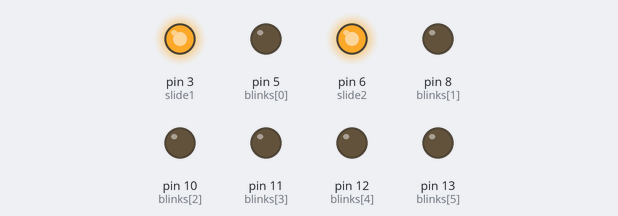
Recording of a sketch running on a simulated Arduino Uno, built with avr-gcc and run on an emulated ATmega328P. Parts: output pins drawn as LEDs (lit = HIGH). Random numbers use the default seed unless the sketch sets one; what the sketch prints to the serial monitor is not drawn.

Above: at 0.17 s.
At 1.13 s:
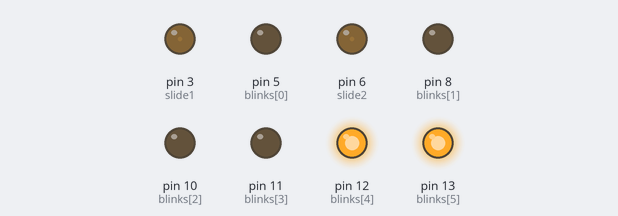
At 3.13 s:
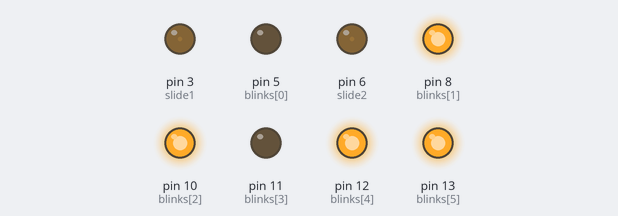
At 7.13 s:
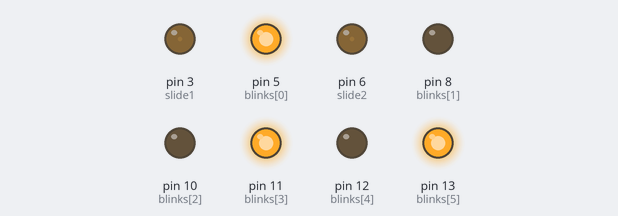
At 11.13 s:
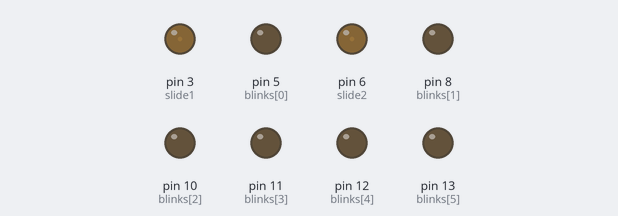
At 15.13 s:
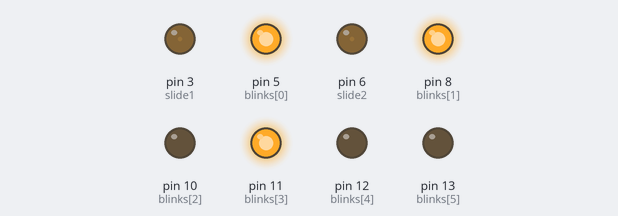
Timing chart, 0 to 15.6 s (numbered marks = the images above):
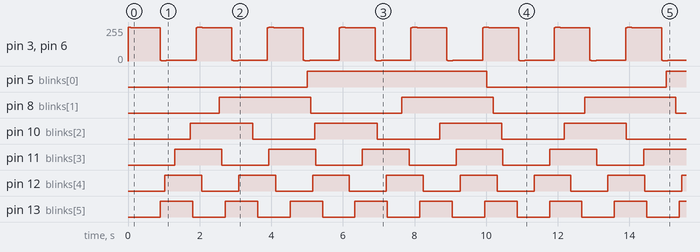

The sketch:

presentation.ino
```cpp
#include <CapacitiveSensor.h>

//State change button:
#define buttonPin A0 //pin
int buttonState = 0; //pin reading
int prevButtonState = 0;
//int mode = 1; // 1 = demo mode, 0 = sensor mode

//Sensors:
// CapacitiveSensor sensorA = CapacitiveSensor(4,2);  // 1M resistor between pins 4 & 2, pin 2 is sensor pin
// long measurementA = 0; //reading

//Sliding brightness LEDs, PWM duty cycles
#define slide1 3 //cluster 1
#define slide2 6 //cluster 2
  //Sensor Mode
  int duty1 = 0;
  //Demo mode
  int value;
  unsigned long time=0;
  int period = 2000;

//Static brightness BLINKING LEDs
int blinks[] = {5,8,10,11,12,13}; //Pins
int blinkClusters = 6; // Number of clusters (size of blinks[])
int blinkStates[] = {LOW,LOW,LOW,LOW,LOW,LOW}; //Cluster states
long blinkIntervals[] = {0,0,0,0,0,0}; //Cluster blink intervals

//Timer variables used to determine blink behaviour
unsigned long previousMillis[] = {0,0,0,0,0,0}; // internal timing for each cluster
unsigned long currentMillis = 0; //current time

void setup() {
 // pinMode(buttonPin, INPUT);
  Serial.begin(57600);

 //sliding LED pin modes
   pinMode(slide1, OUTPUT);
   pinMode(slide2, OUTPUT);
 //Blink pin modes
  for(int i=1; i< blinkClusters+1; i++){
     pinMode(blinks[i-1], OUTPUT);
     digitalWrite(blinks[i-1], LOW);
     blinkIntervals[i-1] = random(100) + 5000/i; // variating intervals within array of clusters
  }
}

void loop() {
  //DETERMINING MODE: DEMO OR SENSOR
  // buttonState = digitalRead(buttonPin);
  // if (buttonState == LOW && prevButtonState == HIGH) {
  //   mode++;
  // }
  // mode %= 2;
  // prevButtonState = buttonState;
  // //MODE ASSIGNMENT
  // switch (mode){
  //   case 0:
  //     demoMode();
  //     break;
  //   case 1:
  //     sensorMode();
  //     break;
  //   default: demoMode();
  //   break;
  // }
  // Serial.print(buttonState);
  demoMode();
}

// void sensorMode(){
//    Serial.println();
//    Serial.print("SENSOR MODE");

//   //  measurementA =  sensorA.capacitiveSensor(30)/1000;
//   //  currentMillis = millis();

//   //  if(measurementA >= 50){
//   //    duty1 = measurementA;
//   //  }else{
//   //    duty1 = 0;
//   // }

//   // for (int i=0; i<blinkClusters; i++){
//   //   if(currentMillis - previousMillis[i] >= (blinkIntervals[i])/measurementA){
//   //      previousMillis[i] = currentMillis;
//   //      if(blinkStates[i] == LOW){
//   //        blinkStates[i] = HIGH;
//   //      }else{
//   //        blinkStates[i] = LOW;
//   //     }
//   //   }

//   //  digitalWrite(blinks[i], blinkStates[i]); // blink cluster state application
//   //  analogWrite(slide1, duty1);
//   //  analogWrite(slide2, duty1);


  //}
//}

void demoMode(){
   Serial.println();
   Serial.print("DEMO MODE");

//Sliding lights:
    time = millis();
   value = 128+127*cos(2*PI/period*time);
   analogWrite(slide1, value);
   analogWrite(slide2, value);

   for (int i=0; i<blinkClusters; i++){
     if(time - previousMillis[i] >= blinkIntervals[i]){
       previousMillis[i] = time;
       if(blinkStates[i] == LOW){
         blinkStates[i] = HIGH; //activate cluster based on intervals
       }else{
         blinkStates[i] = LOW;
      }
    }

    digitalWrite(blinks[i], blinkStates[i]); // blink cluster state application

  }
}
```

Measured:
- by itself, pin 5 (blinks[0]): LOW → HIGH at 5.0 s, → LOW 5.0 s later, → HIGH 5.0 s later
- by itself, pin 8 (blinks[1]): alternates HIGH for 2.5 s and LOW for 2.5 s
- by itself, pin 10 (blinks[2]): alternates HIGH for 1.7 s and LOW for 1.7 s
- by itself, pin 11 (blinks[3]): alternates HIGH for 1.3 s and LOW for 1.3 s
- by itself, pin 12 (blinks[4]): alternates HIGH for 1.0 s and LOW for 1.0 s
- by itself, pin 13 (blinks[5]): alternates HIGH for 0.91 s and LOW for 0.91 s
